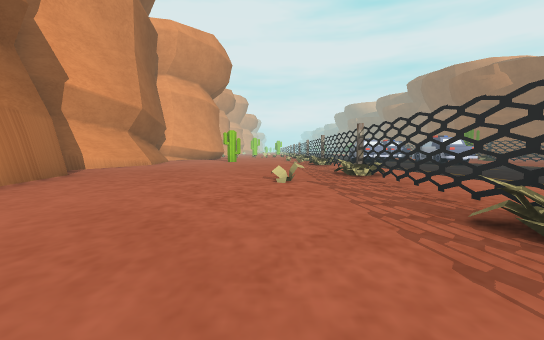
View 1 (above)

16 first-person views from a walk through a 3-D level made in the Godot game engine. The camera is 1.2 m above the floor, tilts 4° down and sees 90° across. The floor is counted in squares, 2 m on a side. Each view is taken from the middle of a square. On the plan, view 1 faces up. The plan holds only what a view shows up to about 9 squares ahead; the rest is blank. The place goes on beyond the plan.

View 2
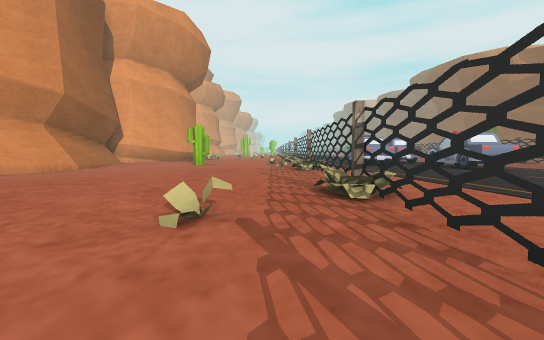

View 3
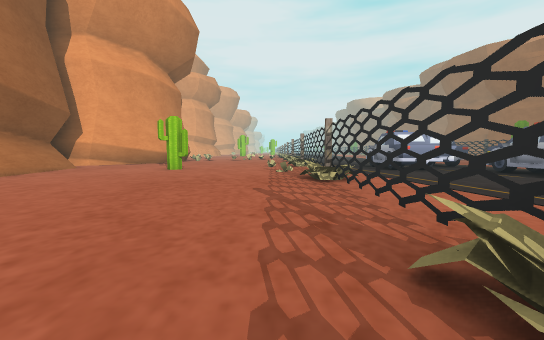

View 4
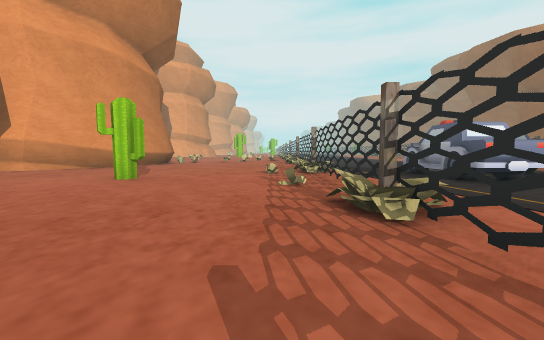

View 5
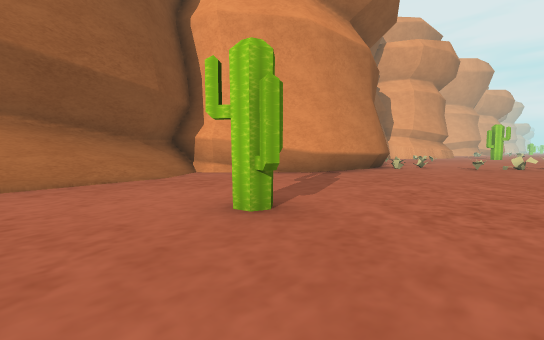

View 6
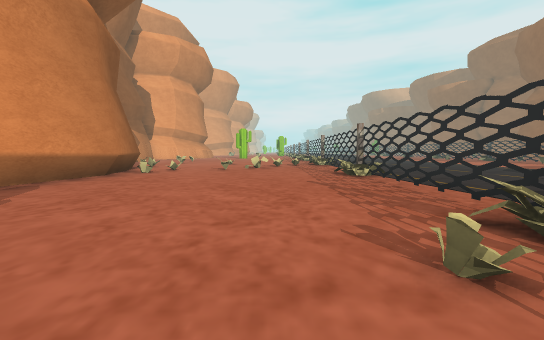

View 7
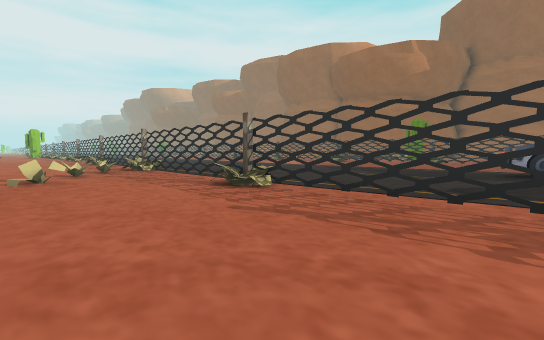

View 8
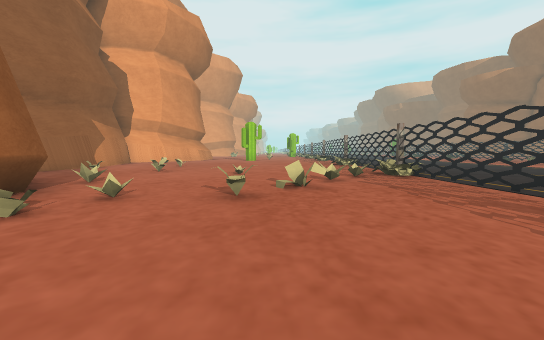

View 9
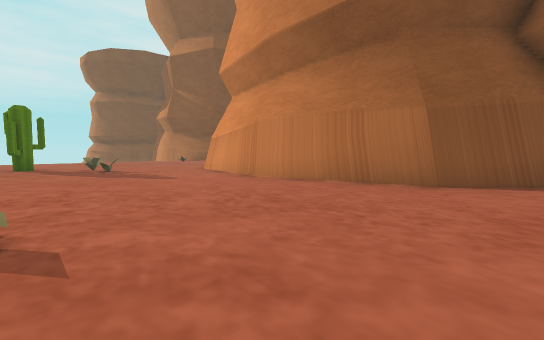

View 10
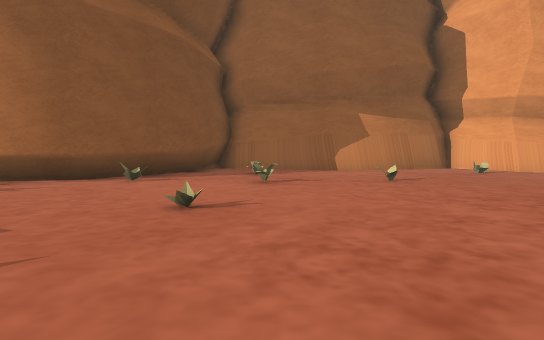

View 11
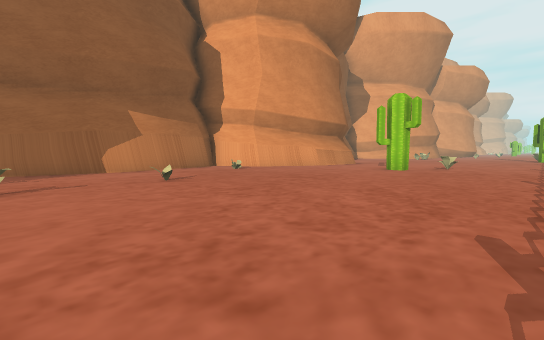

View 12
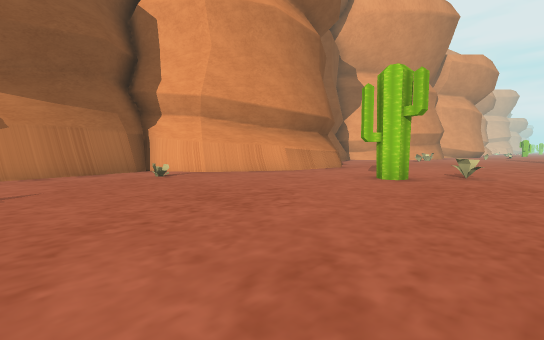

View 13
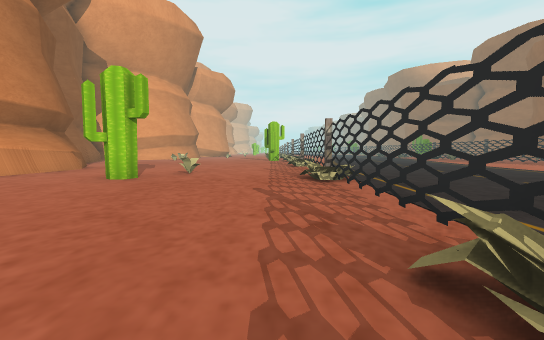

View 14
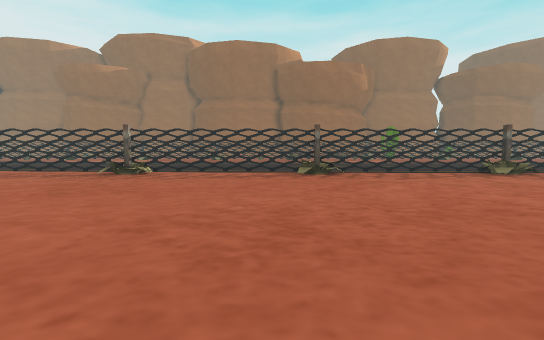

View 15
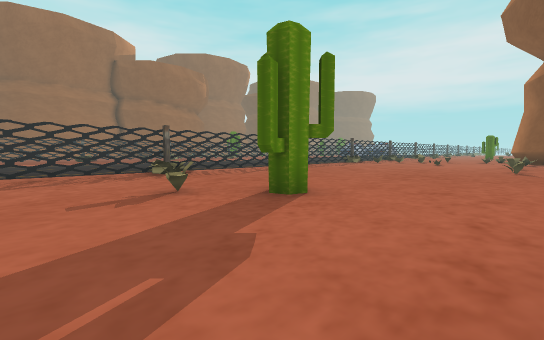

View 16
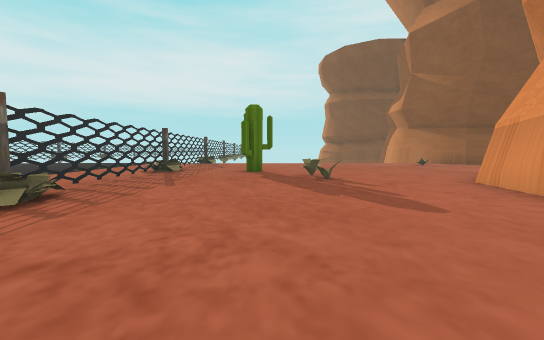

### Floor plan
Key: @ floor where view 1 was taken; # wall or solid block; . floor; = window, fence, low wall or low ledge; T thing the floor can be seen under or through; O other object.
Columns run from 9 left of view 1 to 5 right of it. Each row starts with its distance up from view 1.
 40    #........#
 39    #........=.
 38    #....=...T.
 37   ##...#...T..
 36   #.........T.
 35 ###.........T.
 34 #...........=.
 33 ##..........#.
 32  #.........#.
 31  #..........#
 30  #..........#.
 29  #..........=.
 28  #.=.=......T.
 27  #........=T..
 26  ##......=..T.
 25   ###...=...T.
 24     #.......=.
 23     ##......T.
 22      #.....T..
 21      #......T.
 20     ##......T.
 19    ##.......=.
 18   ##........T.
 17   #........T..O
 16   #.......=.T.O
 15   ##...#....#.
 14    #.......#..O
 13    #........#.
 12    #.......T..
 11    #........T.
 10    #........T.
  9   ##........=.
  8   #.........#.
  7   ##.......#..
  6    ##....=..T.
  5     #.......T.
  4     #.......=.
  3     #.......T
  2     #......T
  1     #.......T
  0     #....@..T
 -1     ...=....=.
 -2    ....=....T.
 -3   ......#..T..
 -4   ..........#.

Positions as (right, up) in squares from view 1, and headings:
1: (0, 0), facing up
2: (1, 3), facing up
3: (1, 6), facing up
4: (1, 9), facing up
5: (0, 13), facing up-left
6: (0, 15), facing up
7: (-1, 18), facing up-right
8: (-1, 20), facing up
9: (0, 8), facing down-left
10: (1, 28), facing left
11: (1, 28), facing up-left
12: (0, 31), facing up-left
13: (1, 31), facing up
14: (-5, 33), facing right
15: (-5, 40), facing down-right
16: (-1, 5), facing down
